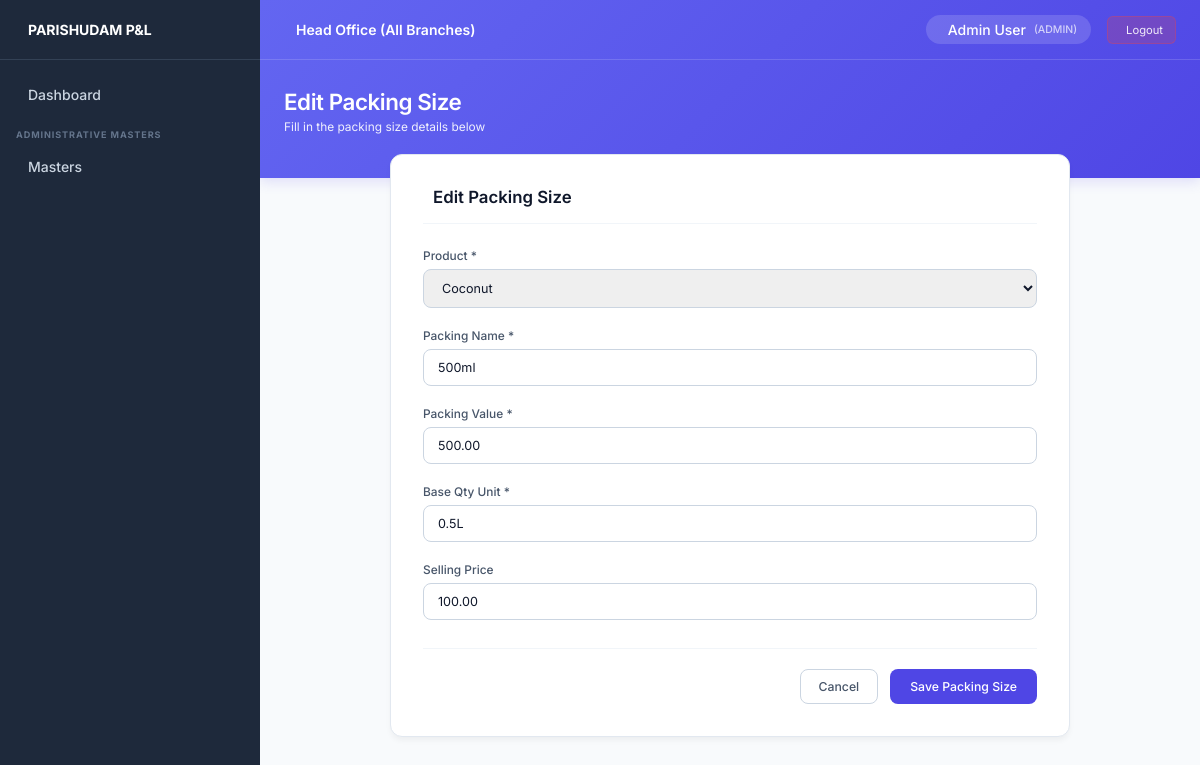
Page /product-packing-sizes/1/edit/ (signed in) on the committed database.
### core/models.py (models this page shows, shortened)
class StaffProfile(models.Model):
    ROLE_CHOICES = (
        ('ADMIN', 'Admin'),
        ('STAFF', 'Staff'),
    )
    STATUS_CHOICES = (
        ('active', 'Active'),
        ('inactive', 'Inactive'),
    )
    user = models.OneToOneField(User, on_delete=models.CASCADE, related_name='profile')
    role = models.CharField(max_length=20, choices=ROLE_CHOICES, default='STAFF')
    branch = models.ForeignKey(Branch, on_delete=models.SET_NULL, null=True, blank=True, related_name='staff_members')
    phone = models.CharField(max_length=20, blank=True)
    status = models.CharField(max_length=10, choices=STATUS_CHOICES, default='active')
    created_at = models.DateTimeField(auto_now_add=True)
    updated_at = models.DateTimeField(auto_now=True)
    @property
    def is_admin(self):
        return self.role == 'ADMIN' or self.user.is_superuser

class ProductPackingSize(models.Model):
    product = models.ForeignKey(Product, on_delete=models.CASCADE, related_name='packing_sizes')
    packing_name = models.CharField(max_length=100)
    packing_value = models.DecimalField(max_digits=10, decimal_places=2)
    base_qty_unit = models.CharField(max_length=50)
    selling_price = models.DecimalField(max_digits=10, decimal_places=2, null=True, blank=True)
    created_at = models.DateTimeField(auto_now_add=True)
    updated_at = models.DateTimeField(auto_now=True)
    class Meta:
        ordering = ['product', 'packing_value']
        constraints = [
            models.UniqueConstraint(
                fields=['product', 'packing_name'],
                name='unique_product_packing_name'
            )
        ]

class Product(models.Model):
    product_name = models.CharField(max_length=150)
    unit = models.CharField(max_length=50)
    created_at = models.DateTimeField(auto_now_add=True)
    updated_at = models.DateTimeField(auto_now=True)
    class Meta:
        ordering = ['product_name']

### core/views.py (the view, shortened to what this page needs)
# urls.py: path('product-packing-sizes/<int:pk>/edit/', product_packing_size_edit_view, name='product_packing_size_edit'),
@login_required
def product_packing_size_edit_view(request, pk):
    if not request.user.profile.is_admin:
        messages.error(request, "Permission denied.")
        return redirect('dashboard')
    packing_size = get_object_or_404(ProductPackingSize, pk=pk)
    products = Product.objects.all()
    return render(request, 'product_packing_sizes/product_packing_size_form.html', {
        'title': 'Edit Packing Size',
        'packing_size': packing_size,
        'products': products
    })

### templates/product_packing_sizes/product_packing_size_form.html (shortened to what this page needs)
{% extends 'base.html' %}
{% block page_title %}{{ title }}{% endblock %}
{% block page_subtitle %}Fill in the packing size details below{% endblock %}
{% block content %}
<div class="premium-form-container">
    <div class="premium-form-title">
         {{ title }}
    </div>
    <form method="POST">
        <div class="form-group">
            <label>Product *</label>
            <select name="product" required>
                {% for item in products %}
                <option value="{{ item.id }}" {% if packing_size.product_id == item.id %}selected{% endif %}>
                    {{ item.product_name }}
                </option>
                {% endfor %}
            </select>
        </div>
        <div class="form-group">
            <label>Packing Name *</label>
            <input type="text" name="packing_name" value="{{ packing_size.packing_name|default:'' }}" placeholder="e.g. 500ml" required>
        </div>
        <div class="form-group">
            <label>Packing Value *</label>
            <input type="number" name="packing_value" value="{{ packing_size.packing_value|default:'' }}" step="0.01" min="0.01" placeholder="e.g. 500" required>
        </div>
        <div class="form-group">
            <label>Base Qty Unit *</label>
            <input type="text" name="base_qty_unit" value="{{ packing_size.base_qty_unit|default:'' }}" placeholder="e.g. 0.5L" required>
        </div>
        <div class="form-group">
            <label>Selling Price</label>
            <input type="number" name="selling_price" value="{{ packing_size.selling_price|default:'' }}" step="0.01" min="0" placeholder="Optional">
        </div>
        <div class="form-actions">
            <a href="{% url 'product_packing_size_list' %}" class="btn-secondary">Cancel</a>
            <button type="submit" class="btn-primary">Save Packing Size</button>
        </div>
    </form>
</div>
{% endblock %}

### templates/base.html (shortened to what this page needs)
<!DOCTYPE html>
<html lang="en">
<head>
</head>
<body>
    <aside class="sidebar">
        <div class="sidebar-header">
            <span>PARISHUDAM P&L</span>
        </div>
        <div class="sidebar-content">
            <a href="{% url 'dashboard' %}" class="nav-item {% if request.resolver_match.url_name == 'dashboard' %}active{% endif %}">
                <div class="nav-item-left">
                    Dashboard
                </div>
            </a>
            {% if request.user.profile.is_admin %}
            <div class="nav-section-title">ADMINISTRATIVE MASTERS</div>
            <div class="nav-item dropdown-toggle">
                <div class="nav-item-left">
                    Masters
                </div>
            </div>
            {% endif %}
        </div>
    </aside>
    <div class="main-wrapper">
        <div class="top-banner">
            <div class="top-navbar">
                <div class="navbar-left">
                    <span>{% if request.user.profile.branch %}{{ request.user.profile.branch.name }} Branch{% else %}Head Office (All Branches){% endif %}</span>
                </div>
                <div class="navbar-right">
                    <div class="user-chip">
                        <span>{{ request.user.get_full_name|default:request.user.username }}</span>
                        <span style="opacity: 0.7; font-size: 0.75rem;">({{ request.user.profile.role }})</span>
                    </div>
                    <a href="{% url 'logout' %}" class="logout-btn">
                         Logout
                    </a>
                </div>
            </div>
            <div class="banner-header">
                <div>
                    <h1 class="banner-title">{% block page_title %}Dashboard{% endblock %}</h1>
                    <p class="banner-subtitle">{% block page_subtitle %}Parishudam Coconut Oil Profit & Loss Management{% endblock %}</p>
                </div>
            </div>
        </div>
        <main class="content-area">
            {% block content %}{% endblock %}
        </main>
    </div>
</body>
</html>

### templates/base.html (style rules this page uses)
:root { --bg-sidebar: #1e293b; --bg-body: #f8fafc; --bg-banner: linear-gradient(135deg, #6366f1 0%, #4f46e5 100%); --text-sidebar: #cbd5e1; --text-sidebar-hover: #ffffff; --sidebar-border: #334155; --badge-bg: #d97706; --badge-text: #ffffff; --sidebar-width: 260px; }
* { margin: 0; padding: 0; box-sizing: border-box; font-family: 'Inter', sans-serif; font-size: 14px; }
body { background-color: var(--bg-body); color: #1e293b; display: flex; min-height: 100vh; overflow-x: hidden; }
.sidebar { width: var(--sidebar-width); background-color: var(--bg-sidebar); display: flex; flex-direction: column; position: fixed; height: 100vh; overflow-y: auto; z-index: 100; }
.sidebar-header { padding: 16px; font-size: 1.1rem; font-weight: 700; display: flex; align-items: center; gap: 12px; color: white; border-bottom: 1px solid var(--sidebar-border); height: 60px; }
.sidebar-content { padding: 16px 0; }
.nav-section-title { color: #64748b; font-size: 0.65rem; text-transform: uppercase; letter-spacing: 0.1em; font-weight: 700; margin: 16px 16px 8px 16px; }
.nav-item { display: flex; align-items: center; justify-content: space-between; padding: 10px 16px; color: var(--text-sidebar); text-decoration: none; font-size: 0.85rem; font-weight: 500; cursor: pointer; transition: color 0.2s, background-color 0.2s; }
.nav-item-left { display: flex; align-items: center; gap: 12px; }
.main-wrapper { flex: 1; margin-left: var(--sidebar-width); display: flex; flex-direction: column; min-height: 100vh; }
.top-banner { background: var(--bg-banner); color: white; display: flex; flex-direction: column; box-shadow: 0 4px 12px rgba(79, 70, 229, 0.15); }
.top-navbar { height: 60px; display: flex; align-items: center; justify-content: space-between; padding: 0 24px; border-bottom: 1px solid rgba(255, 255, 255, 0.15); }
.navbar-left { display: flex; align-items: center; gap: 12px; font-size: 1.05rem; font-weight: 600; }
.navbar-right { display: flex; align-items: center; gap: 16px; }
.navbar-right .user-chip { display: flex; align-items: center; gap: 8px; background: rgba(255,255,255,0.15); padding: 6px 14px; border-radius: 20px; font-size: 0.85rem; font-weight: 500; }
.navbar-right a.logout-btn { color: rgba(255,255,255,0.9); text-decoration: none; padding: 6px 12px; border-radius: 6px; background: rgba(239, 68, 68, 0.2); border: 1px solid rgba(239, 68, 68, 0.3); font-size: 0.8rem; display: flex; align-items: center; gap: 6px; transition: all 0.2s; }
.banner-header { padding: 28px 24px 44px 24px; display: flex; justify-content: space-between; align-items: center; }
.banner-title { font-size: 1.6rem; font-weight: 600; letter-spacing: -0.02em; }
.banner-subtitle { font-size: 0.85rem; opacity: 0.9; margin-top: 4px; }
.content-area { padding: 0 24px 24px 24px; margin-top: -24px; flex: 1; }
.btn-primary { background: #4f46e5; color: white; padding: 9px 20px; border: none; border-radius: 8px; font-size: 0.875rem; font-weight: 500; cursor: pointer; transition: all 0.2s; display: inline-flex; align-items: center; gap: 8px; text-decoration: none; }
.btn-secondary { background: white; color: #475569; padding: 9px 18px; border-radius: 8px; text-decoration: none; font-weight: 500; font-size: 0.875rem; border: 1px solid #cbd5e1; transition: all 0.2s; display: inline-flex; align-items: center; gap: 6px; }
.premium-form-container { max-width: 680px; background: white; padding: 32px; border-radius: 12px; border: 1px solid #e2e8f0; box-shadow: 0 4px 6px -1px rgba(0, 0, 0, 0.05); margin: 0 auto 24px auto; }
.premium-form-title { font-size: 1.2rem; font-weight: 600; color: #0f172a; margin-bottom: 24px; padding-bottom: 16px; border-bottom: 1px solid #f1f5f9; display: flex; align-items: center; gap: 10px; }
.form-group { margin-bottom: 20px; display: flex; flex-direction: column; gap: 6px; }
.form-group label { font-weight: 500; font-size: 0.85rem; color: #475569; }
.form-group input[type="text"], .form-group input[type="email"], .form-group input[type="password"], .form-group input[type="number"], .form-group input[type="date"], .form-group select, .form-group textarea { width: 100%; padding: 10px 14px; border: 1px solid #cbd5e1; border-radius: 8px; font-size: 0.9rem; color: #0f172a; transition: all 0.2s; outline: none; }
.form-actions { display: flex; justify-content: flex-end; gap: 12px; margin-top: 28px; padding-top: 20px; border-top: 1px solid #f1f5f9; }

### rows in the picture
ProductPackingSize: product "Coconut", packing_name "500ml", packing_value "500.00", base_qty_unit "0.5L", selling_price "100.00"

### other values in the picture
{{ request.user.get_full_name|default:request.user.username }} "Admin User"
{{ request.user.profile.role }} "ADMIN"
{{ title }} "Edit Packing Size"
